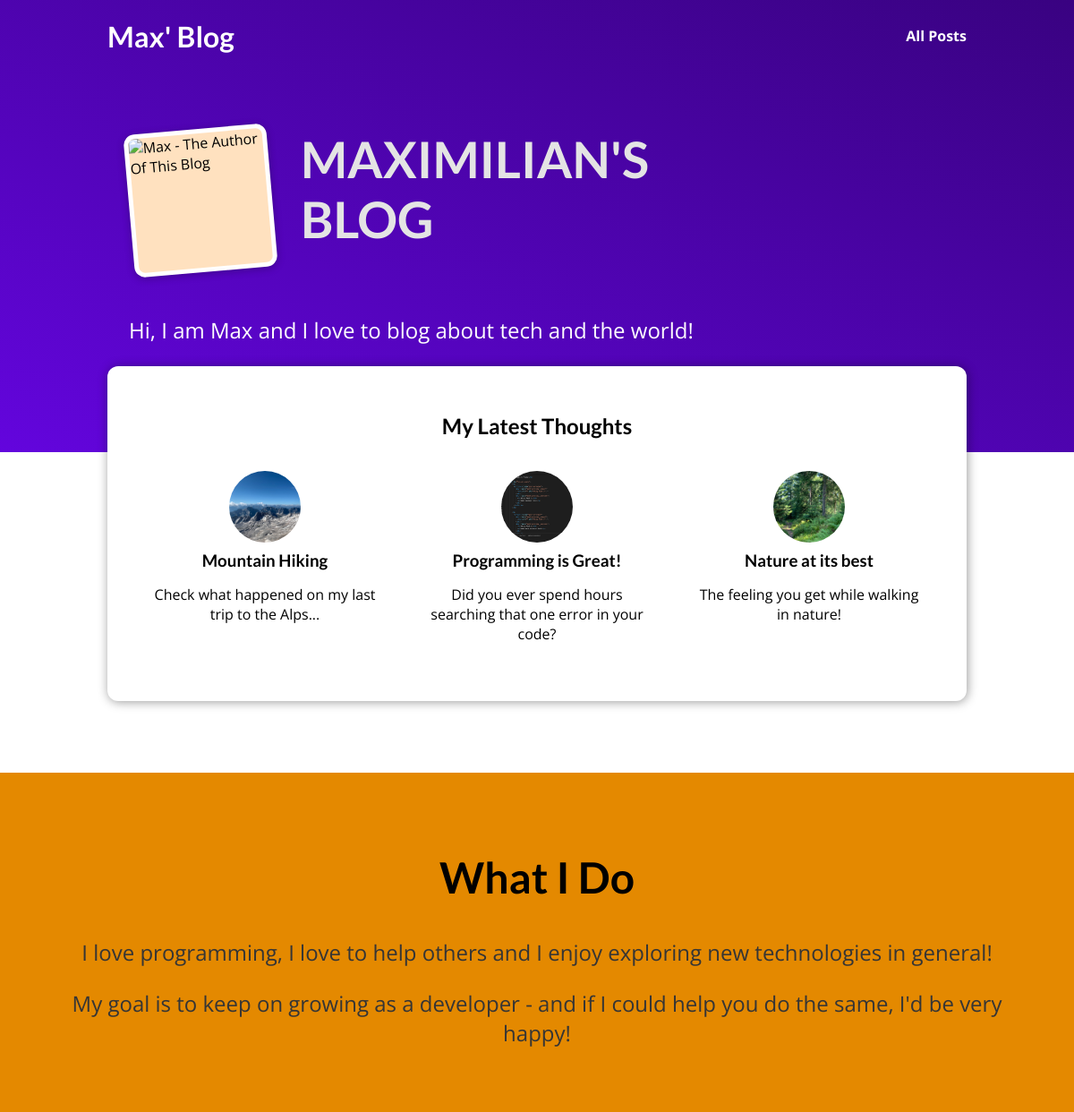
The page / on the database its author committed.
### blog/models.py (models this page shows)
class Post(models.Model):
    title = models.CharField(max_length=150)
    excerpt = models.CharField(max_length=200)
    image_name = models.CharField(max_length=100)
    date = models.DateField(auto_now=True)
    slug = models.SlugField(unique=True, db_index=True)
    content = models.TextField(validators=[MinLengthValidator(10)])
    author = models.ForeignKey("Author", on_delete=models.SET_NULL, related_name='posts', null=True)
    tags = models.ManyToManyField("Tag")

### blog/views.py (the view)
# urls.py: path("", views.starting_page, name="starting-page"),
def starting_page(request):
    latest_posts = Post.objects.all().order_by('-date')[:3]
    return render(request, "blog/index.html", {
      "posts": latest_posts
    })

### blog/templates/blog/index.html (shortened to what this page needs)
{% extends "base.html" %}
{% load static %}
{% block css_files %}
  <link rel="stylesheet" href="{% static "blog/post.css" %}" />
  <link rel="stylesheet" href="{% static "blog/index.css" %}" />
{% endblock %}
{% block content %}
<section id="welcome">
  <header>
    <img src="{% static "blog/images/max.png" %}" alt="Max - The Author Of This Blog" />
    <h2>MAXIMILIAN'S BLOG</h2>
  </header>
  <p>Hi, I am Max and I love to blog about tech and the world!</p>
</section>
<section id="latest-posts">
  <h2>My Latest Thoughts</h2>
  <ul>
    {% for post in posts %}
      {% include "blog/includes/post.html" %}
    {% endfor %}
  </ul>
</section>
<section id="about">
  <h2>What I Do</h2>
  <p>
    I love programming, I love to help others and I enjoy exploring new
    technologies in general!
  </p>
  <p>
    My goal is to keep on growing as a developer - and if I could help you do
    the same, I'd be very happy!
  </p>
</section>
{% endblock %}

### blog/templates/blog/includes/post.html
{% load static %}
<li>
  <article class="post">
    <a href="{% url "post-detail-page" post.slug %}">
      <img src="{% static "blog/images/"|add:post.image_name %}" alt="{{ post.title }}"
      />
      <div class="post__content">
        <h3>{{ post.title }}</h3>
        <p>
          {{ post.excerpt }}
        </p>
      </div>
    </a>
  </article>
</li>

### static/app.css (style rules this page uses)
* { box-sizing: border-box; }
html { font-family: 'Open Sans', 'Lato', sans-serif; }
body { margin: 0; }
h1, h2, h3 { font-family: 'Lato', sans-serif; font-weight: bold; }

### blog/static/blog/post.css (style rules this page uses)
.post { display: flex; flex-direction: column; align-items: center; text-align: center; }
.post a { text-decoration: none; color: black; transition: all 0.2s ease; padding: 1rem; }
.post img { width: 5rem; height: 5rem; object-fit: cover; border-radius: 50%; }
.post h3 { margin: 0.25rem 0; }

### blog/static/blog/index.css (style rules this page uses)
#welcome { background: linear-gradient(to right top, #6305dd, #390281); padding: 6rem 12%; }
#welcome header { display: flex; align-items: flex-start; margin: 3rem auto; }
#welcome img { width: 10rem; height: 10rem; object-fit: cover; object-position: top; border: 5px solid white; border-radius: 12px; background-color: #ffe1bf; transform: rotateZ(-5deg); box-shadow: 0 2px 8px rgba(0, 0, 0, 0.25); }
#welcome h2 { font-size: 3.5rem; margin: 0 0 0 2rem; color: #e4e4e4; width: 10rem; }
#welcome p { color: white; font-size: 1.5rem; }
#latest-posts { background-color: white; padding: 2rem; border-radius: 12px; width: 60rem; margin: -6rem auto 2rem auto; box-shadow: 1px 1px 12px rgba(0, 0, 0, 0.4); }
#latest-posts h2 { text-align: center; }
#latest-posts ul { list-style: none; margin: 0; padding: 0; display: flex; gap: 1rem; }
#latest-posts li { flex: 1; }
#about { text-align: center; padding: 3rem; background-color: #e48900; margin-top: 5rem; }
#about h2 { font-size: 3rem; }
#about p { font-size: 1.5rem; color: #353535; }

### rows shown on the page
Post: image_name (picture), title "Mountain Hiking", excerpt "Check what happened on my last trip to the Alps..."
Post: image_name (picture), title "Programming is Great!", excerpt "Did you ever spend hours searching that one error in your code?"
Post: image_name (picture), title "Nature at its best", excerpt "The feeling you get while walking in nature!"
